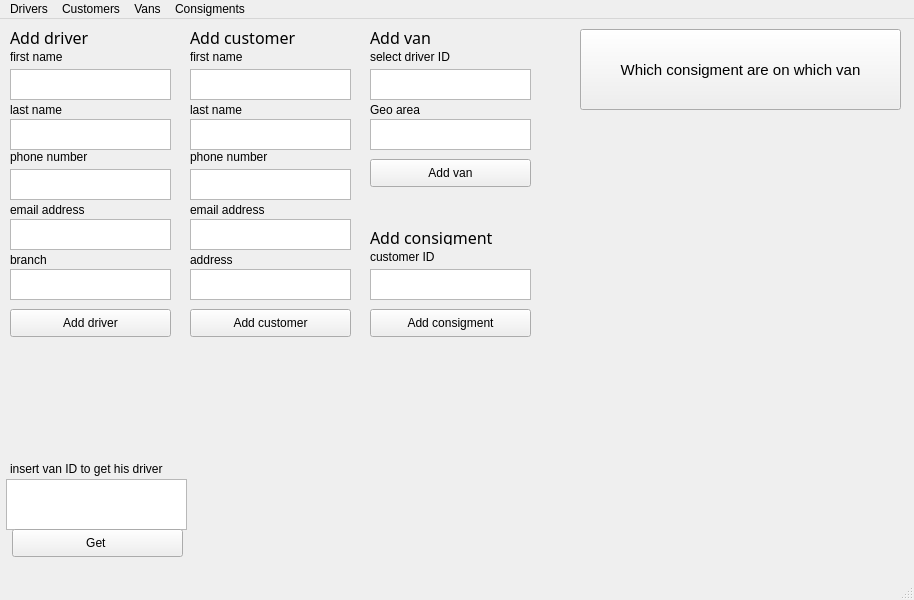
<?xml version="1.0" encoding="UTF-8"?>
<ui version="4.0">
 <class>LdtReturnsSystem</class>
 <widget class="QMainWindow" name="LdtReturnsSystem">
  <property name="geometry">
   <rect>
    <x>0</x>
    <y>0</y>
    <width>914</width>
    <height>600</height>
   </rect>
  </property>
  <property name="windowTitle">
   <string>Ldt Returns system</string>
  </property>
  <property name="windowIcon">
   <iconset>
    <normaloff>ITD-logo-1.ico</normaloff>ITD-logo-1.ico</iconset>
  </property>
  <widget class="QWidget" name="centralwidget">
   <widget class="QPushButton" name="pushButton">
    <property name="geometry">
     <rect>
      <x>580</x>
      <y>10</y>
      <width>321</width>
      <height>81</height>
     </rect>
    </property>
    <property name="font">
     <font>
      <pointsize>11</pointsize>
     </font>
    </property>
    <property name="text">
     <string>Which consigment are on which van</string>
    </property>
   </widget>
   <widget class="QListView" name="listView">
    <property name="geometry">
     <rect>
      <x>6</x>
      <y>460</y>
      <width>181</width>
      <height>51</height>
     </rect>
    </property>
    <property name="accessibleName">
     <string>Get vans driver by van ID</string>
    </property>
   </widget>
   <widget class="QLabel" name="label">
    <property name="geometry">
     <rect>
      <x>10</x>
      <y>440</y>
      <width>171</width>
      <height>20</height>
     </rect>
    </property>
    <property name="text">
     <string>insert van ID to get his driver</string>
    </property>
   </widget>
   <widget class="QLabel" name="label_2">
    <property name="geometry">
     <rect>
      <x>10</x>
      <y>10</y>
      <width>151</width>
      <height>16</height>
     </rect>
    </property>
    <property name="font">
     <font>
      <family>Segoe Print</family>
      <pointsize>12</pointsize>
      <underline>true</underline>
     </font>
    </property>
    <property name="text">
     <string>Add driver</string>
    </property>
   </widget>
   <widget class="QTextEdit" name="textEdit">
    <property name="geometry">
     <rect>
      <x>10</x>
      <y>50</y>
      <width>161</width>
      <height>31</height>
     </rect>
    </property>
   </widget>
   <widget class="QLabel" name="label_3">
    <property name="geometry">
     <rect>
      <x>10</x>
      <y>30</y>
      <width>71</width>
      <height>16</height>
     </rect>
    </property>
    <property name="text">
     <string>first name</string>
    </property>
   </widget>
   <widget class="QTextEdit" name="textEdit_2">
    <property name="geometry">
     <rect>
      <x>10</x>
      <y>100</y>
      <width>161</width>
      <height>31</height>
     </rect>
    </property>
   </widget>
   <widget class="QLabel" name="label_4">
    <property name="geometry">
     <rect>
      <x>10</x>
      <y>80</y>
      <width>81</width>
      <height>21</height>
     </rect>
    </property>
    <property name="text">
     <string>last name</string>
    </property>
   </widget>
   <widget class="QTextEdit" name="textEdit_3">
    <property name="geometry">
     <rect>
      <x>10</x>
      <y>200</y>
      <width>161</width>
      <height>31</height>
     </rect>
    </property>
   </widget>
   <widget class="QTextEdit" name="textEdit_4">
    <property name="geometry">
     <rect>
      <x>10</x>
      <y>150</y>
      <width>161</width>
      <height>31</height>
     </rect>
    </property>
   </widget>
   <widget class="QLabel" name="label_5">
    <property name="geometry">
     <rect>
      <x>10</x>
      <y>180</y>
      <width>81</width>
      <height>21</height>
     </rect>
    </property>
    <property name="text">
     <string>email address</string>
    </property>
   </widget>
   <widget class="QLabel" name="label_6">
    <property name="geometry">
     <rect>
      <x>10</x>
      <y>130</y>
      <width>111</width>
      <height>16</height>
     </rect>
    </property>
    <property name="text">
     <string>phone number</string>
    </property>
   </widget>
   <widget class="QLabel" name="label_7">
    <property name="geometry">
     <rect>
      <x>10</x>
      <y>230</y>
      <width>81</width>
      <height>21</height>
     </rect>
    </property>
    <property name="text">
     <string>branch</string>
    </property>
   </widget>
   <widget class="QTextEdit" name="textEdit_5">
    <property name="geometry">
     <rect>
      <x>10</x>
      <y>250</y>
      <width>161</width>
      <height>31</height>
     </rect>
    </property>
   </widget>
   <widget class="QTextEdit" name="textEdit_6">
    <property name="geometry">
     <rect>
      <x>190</x>
      <y>100</y>
      <width>161</width>
      <height>31</height>
     </rect>
    </property>
   </widget>
   <widget class="QTextEdit" name="textEdit_7">
    <property name="geometry">
     <rect>
      <x>190</x>
      <y>50</y>
      <width>161</width>
      <height>31</height>
     </rect>
    </property>
   </widget>
   <widget class="QLabel" name="label_8">
    <property name="geometry">
     <rect>
      <x>190</x>
      <y>130</y>
      <width>121</width>
      <height>16</height>
     </rect>
    </property>
    <property name="text">
     <string>phone number</string>
    </property>
   </widget>
   <widget class="QLabel" name="label_9">
    <property name="geometry">
     <rect>
      <x>190</x>
      <y>180</y>
      <width>81</width>
      <height>21</height>
     </rect>
    </property>
    <property name="text">
     <string>email address</string>
    </property>
   </widget>
   <widget class="QLabel" name="label_10">
    <property name="geometry">
     <rect>
      <x>190</x>
      <y>10</y>
      <width>151</width>
      <height>16</height>
     </rect>
    </property>
    <property name="font">
     <font>
      <family>Segoe Print</family>
      <pointsize>12</pointsize>
      <underline>true</underline>
     </font>
    </property>
    <property name="text">
     <string>Add customer</string>
    </property>
   </widget>
   <widget class="QLabel" name="label_11">
    <property name="geometry">
     <rect>
      <x>190</x>
      <y>80</y>
      <width>81</width>
      <height>21</height>
     </rect>
    </property>
    <property name="text">
     <string>last name</string>
    </property>
   </widget>
   <widget class="QTextEdit" name="textEdit_8">
    <property name="geometry">
     <rect>
      <x>190</x>
      <y>200</y>
      <width>161</width>
      <height>31</height>
     </rect>
    </property>
   </widget>
   <widget class="QLabel" name="label_12">
    <property name="geometry">
     <rect>
      <x>190</x>
      <y>30</y>
      <width>71</width>
      <height>16</height>
     </rect>
    </property>
    <property name="text">
     <string>first name</string>
    </property>
   </widget>
   <widget class="QTextEdit" name="textEdit_9">
    <property name="geometry">
     <rect>
      <x>190</x>
      <y>150</y>
      <width>161</width>
      <height>31</height>
     </rect>
    </property>
   </widget>
   <widget class="QLabel" name="label_13">
    <property name="geometry">
     <rect>
      <x>190</x>
      <y>230</y>
      <width>81</width>
      <height>21</height>
     </rect>
    </property>
    <property name="text">
     <string>address</string>
    </property>
   </widget>
   <widget class="QTextEdit" name="textEdit_10">
    <property name="geometry">
     <rect>
      <x>190</x>
      <y>250</y>
      <width>161</width>
      <height>31</height>
     </rect>
    </property>
   </widget>
   <widget class="QTextEdit" name="textEdit_11">
    <property name="geometry">
     <rect>
      <x>370</x>
      <y>100</y>
      <width>161</width>
      <height>31</height>
     </rect>
    </property>
   </widget>
   <widget class="QLabel" name="label_16">
    <property name="geometry">
     <rect>
      <x>370</x>
      <y>10</y>
      <width>151</width>
      <height>16</height>
     </rect>
    </property>
    <property name="font">
     <font>
      <family>Segoe Print</family>
      <pointsize>12</pointsize>
      <underline>true</underline>
     </font>
    </property>
    <property name="text">
     <string>Add van</string>
    </property>
   </widget>
   <widget class="QLabel" name="label_17">
    <property name="geometry">
     <rect>
      <x>370</x>
      <y>80</y>
      <width>81</width>
      <height>21</height>
     </rect>
    </property>
    <property name="text">
     <string>Geo area</string>
    </property>
   </widget>
   <widget class="QLabel" name="label_18">
    <property name="geometry">
     <rect>
      <x>370</x>
      <y>30</y>
      <width>91</width>
      <height>16</height>
     </rect>
    </property>
    <property name="text">
     <string>select driver ID</string>
    </property>
   </widget>
   <widget class="QListWidget" name="listWidget">
    <property name="geometry">
     <rect>
      <x>370</x>
      <y>50</y>
      <width>161</width>
      <height>31</height>
     </rect>
    </property>
   </widget>
   <widget class="QLabel" name="label_20">
    <property name="geometry">
     <rect>
      <x>370</x>
      <y>210</y>
      <width>171</width>
      <height>16</height>
     </rect>
    </property>
    <property name="font">
     <font>
      <family>Segoe Print</family>
      <pointsize>12</pointsize>
      <underline>true</underline>
     </font>
    </property>
    <property name="text">
     <string>Add consigment</string>
    </property>
   </widget>
   <widget class="QLabel" name="label_21">
    <property name="geometry">
     <rect>
      <x>370</x>
      <y>230</y>
      <width>91</width>
      <height>16</height>
     </rect>
    </property>
    <property name="text">
     <string>customer ID</string>
    </property>
   </widget>
   <widget class="QListWidget" name="listWidget_2">
    <property name="geometry">
     <rect>
      <x>370</x>
      <y>250</y>
      <width>161</width>
      <height>31</height>
     </rect>
    </property>
   </widget>
   <widget class="QPushButton" name="pushButton_2">
    <property name="geometry">
     <rect>
      <x>10</x>
      <y>290</y>
      <width>161</width>
      <height>28</height>
     </rect>
    </property>
    <property name="text">
     <string>Add driver</string>
    </property>
   </widget>
   <widget class="QPushButton" name="pushButton_3">
    <property name="geometry">
     <rect>
      <x>370</x>
      <y>290</y>
      <width>161</width>
      <height>28</height>
     </rect>
    </property>
    <property name="text">
     <string>Add consigment</string>
    </property>
   </widget>
   <widget class="QPushButton" name="pushButton_4">
    <property name="geometry">
     <rect>
      <x>370</x>
      <y>140</y>
      <width>161</width>
      <height>28</height>
     </rect>
    </property>
    <property name="text">
     <string>Add van</string>
    </property>
   </widget>
   <widget class="QPushButton" name="pushButton_5">
    <property name="geometry">
     <rect>
      <x>190</x>
      <y>290</y>
      <width>161</width>
      <height>28</height>
     </rect>
    </property>
    <property name="text">
     <string>Add customer</string>
    </property>
   </widget>
   <widget class="QPushButton" name="pushButton_6">
    <property name="geometry">
     <rect>
      <x>12</x>
      <y>510</y>
      <width>171</width>
      <height>28</height>
     </rect>
    </property>
    <property name="text">
     <string>Get </string>
    </property>
   </widget>
  </widget>
  <widget class="QMenuBar" name="menubar">
   <property name="geometry">
    <rect>
     <x>0</x>
     <y>0</y>
     <width>914</width>
     <height>26</height>
    </rect>
   </property>
   <widget class="QMenu" name="menudrivers">
    <property name="title">
     <string>Drivers</string>
    </property>
    <addaction name="actionAdd_driver"/>
    <addaction name="actionDelete_driver"/>
   </widget>
   <widget class="QMenu" name="menucustomers">
    <property name="title">
     <string>Customers</string>
    </property>
    <addaction name="actionAdd_customer"/>
    <addaction name="actionDelete_customer"/>
   </widget>
   <widget class="QMenu" name="menuvans">
    <property name="title">
     <string>Vans</string>
    </property>
    <addaction name="actionAdd_van"/>
    <addaction name="actionDelete_van"/>
   </widget>
   <widget class="QMenu" name="menuconsigments">
    <property name="title">
     <string>Consigments</string>
    </property>
    <addaction name="actionAdd_consigment"/>
    <addaction name="actionDelete_consigment"/>
    <addaction name="actionCheck_if_returned"/>
    <addaction name="actionChoose_van"/>
   </widget>
   <addaction name="menudrivers"/>
   <addaction name="menucustomers"/>
   <addaction name="menuvans"/>
   <addaction name="menuconsigments"/>
  </widget>
  <widget class="QStatusBar" name="statusbar"/>
  <action name="actionAdd_driver">
   <property name="text">
    <string>Add driver</string>
   </property>
   <property name="statusTip">
    <string>Add driver to data base</string>
   </property>
  </action>
  <action name="actionAdd_customer">
   <property name="text">
    <string>Add customer</string>
   </property>
   <property name="statusTip">
    <string>Add customer to data base</string>
   </property>
  </action>
  <action name="actionDelete_driver">
   <property name="text">
    <string>Delete driver</string>
   </property>
   <property name="statusTip">
    <string>Delete driver from data base</string>
   </property>
  </action>
  <action name="actionDelete_customer">
   <property name="text">
    <string>Delete customer</string>
   </property>
   <property name="statusTip">
    <string>Delete customer from data base</string>
   </property>
  </action>
  <action name="actionAdd_van">
   <property name="text">
    <string>Add van</string>
   </property>
   <property name="statusTip">
    <string>Add van to data base</string>
   </property>
  </action>
  <action name="actionDelete_van">
   <property name="text">
    <string>Delete van</string>
   </property>
   <property name="statusTip">
    <string>Dellete van from data base</string>
   </property>
  </action>
  <action name="actionAdd_consigment">
   <property name="text">
    <string>Add consigment</string>
   </property>
   <property name="statusTip">
    <string>Add consigment to data base</string>
   </property>
  </action>
  <action name="actionDelete_consigment">
   <property name="text">
    <string>Delete consigment</string>
   </property>
   <property name="statusTip">
    <string>Delete consigment from data base</string>
   </property>
  </action>
  <action name="actionCheck_if_returned">
   <property name="text">
    <string>Check if returned</string>
   </property>
   <property name="statusTip">
    <string>Check if item returned to the customer</string>
   </property>
  </action>
  <action name="actionChoose_van">
   <property name="text">
    <string>Choose van</string>
   </property>
   <property name="statusTip">
    <string>Choose van to send the consigment with</string>
   </property>
  </action>
 </widget>
 <resources/>
 <connections/>
</ui>
